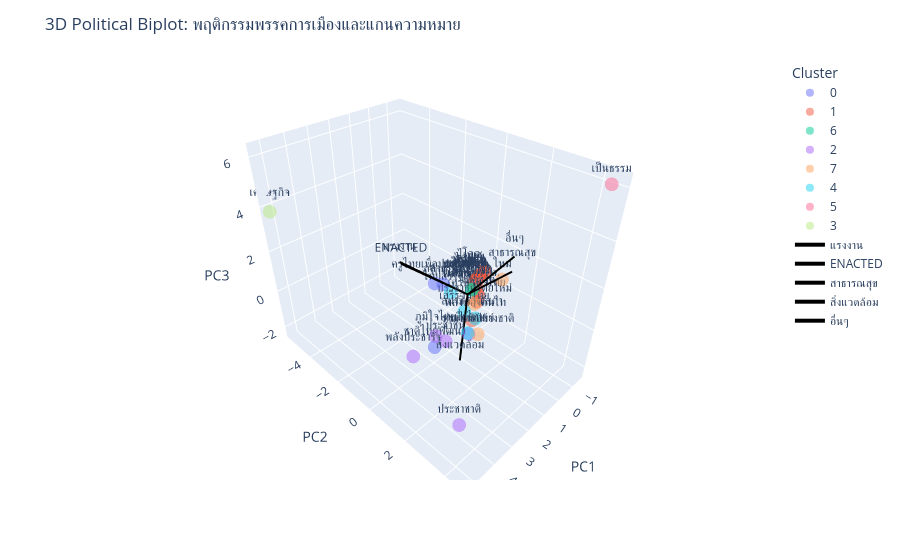

Write notebook code for a chart like this one.
### Code cell
import plotly.graph_objects as go

# สร้างกราฟพื้นฐาน (จุดของแต่ละพรรค)
fig = px.scatter_3d(viz_df, x='PC1', y='PC2', z='PC3', color='Cluster', text='Party', opacity=0.5)

# เพิ่มลูกศร (Vectors) บ่งบอกความหมายของ Feature (Loadings)
# เราจะเลือกเฉพาะ Feature สำคัญๆ มาโชว์เพื่อไม่ให้รกเกินไป
top_features = loadings.abs().sum(axis=1).sort_values(ascending=False).head(5).index

for feature in top_features:
    fig.add_trace(go.Scatter3d(
        x=[0, loadings.loc[feature, 'PC1'] * 5], # คูณ 5 เพื่อให้ลูกศรยาวขึ้นจนเห็นชัด
        y=[0, loadings.loc[feature, 'PC2'] * 5],
        z=[0, loadings.loc[feature, 'PC3'] * 5],
        mode='lines+text',
        name=feature,
        text=[None, feature],
        line=dict(color='black', width=4)
    ))

fig.update_layout(title="3D Political Biplot: พฤติกรรมพรรคการเมืองและแกนความหมาย")
fig.show()

### Figure 1 — Plotly figure (JSON) as saved in the notebook; plotly's stock layout.template omitted (floating-point values rounded to 4 significant figures)
{"data": [{"hovertemplate": "Cluster=0<br>PC1=%{x}<br>PC2=%{y}<br>PC3=%{z}<br>Party=%{text}<extra></extra>", "legendgroup": "0", "marker": {"color": "#636efa", "opacity": 0.5, "symbol": "circle"}, "mode": "markers+text", "name": "0", "scene": "scene", "showlegend": true, "text": ["กล้าธรรม", "ครูไทยเพื่อประชาชน", "ชาติไทยพัฒนา"], "type": "scatter3d", "x": [0.7251, 0.483, 2.383], "y": [-0.7433, -1.474, 0.4037], "z": [0.5312, 0.0555, -1.127]}, {"hovertemplate": "Cluster=1<br>PC1=%{x}<br>PC2=%{y}<br>PC3=%{z}<br>Party=%{text}<extra></extra>", "legendgroup": "1", "marker": {"color": "#EF553B", "opacity": 0.5, "symbol": "circle"}, "mode": "markers+text", "name": "1", "scene": "scene", "showlegend": true, "text": ["ชาติพัฒนา", "ประชาธรรมไทย", "ประชานิยม", "ประชาภิวัฒน์", "พลังชาติไทย", "พลังปวงชนไทย", "พลังสังคมใหม่", "พลังไทยรักไทย", "พลเมืองไทย", "รวมพลัง", "รวมแผ่นดิน", "รักษ์ผืนป่าประเทศไทย", "สมาชิกวุฒิสภา", "เพื่อชาติ", "เศรษฐกิจใหม่", "เศรษฐกิจไทย", "โอกาสไทย", "ไทยก้าวหน้า", "ไทยรวมไทย", "ไทยศรีวิไลย์", "ไทรักธรรม"], "type": "scatter3d", "x": [-0.94, -1.088, -0.9854, -1.271, -1.272, -1.099, -1.153, -1.15, -1.119, -1.207, -1.379, -0.9364, 0.03305, -0.7308, -0.7995, -0.5309, -1.533, -1.308, -1.15, -1.475, -1.201], "y": [-0.374, -0.4745, -0.501, -0.4268, -0.4265, -0.4715, -0.4575, -0.4584, -0.4664, -0.3959, -0.3988, -0.2932, 0.3412, -0.004841, -0.1361, 0.08309, -0.359, -0.4172, -0.4584, -0.3739, -0.4452], "z": [-0.2249, -0.07827, -0.1719, 0.09025, 0.0912, -0.06766, -0.01823, -0.02143, -0.04959, 0.02764, 0.1892, -0.235, -1.197, -0.4516, -0.3764, -0.6463, 0.3297, 0.1241, -0.02143, 0.2771, 0.02527]}, {"hovertemplate": "Cluster=6<br>PC1=%{x}<br>PC2=%{y}<br>PC3=%{z}<br>Party=%{text}<extra></extra>", "legendgroup": "6", "marker": {"color": "#00cc96", "opacity": 0.5, "symbol": "circle"}, "mode": "markers+text", "name": "6", "scene": "scene", "showlegend": true, "text": ["ท้องที่ไทย", "พลังธรรมใหม่"], "type": "scatter3d", "x": [-1.035, -1.039], "y": [-0.6359, -0.6348], "z": [-0.6505, -0.6466]}, {"hovertemplate": "Cluster=2<br>PC1=%{x}<br>PC2=%{y}<br>PC3=%{z}<br>Party=%{text}<extra></extra>", "legendgroup": "2", "marker": {"color": "#ab63fa", "opacity": 0.5, "symbol": "circle"}, "mode": "markers+text", "name": "2", "scene": "scene", "showlegend": true, "text": ["ประชาชน", "ประชาชาติ", "ประชาธิปัตย์", "พลังประชารัฐ", "ภูมิใจไทย"], "type": "scatter3d", "x": [2.128, 3.778, 1.492, 4.057, 2.612], "y": [0.7496, 3.04, 1.385, 0.9411, 0.6667], "z": [-0.7457, -2.321, -0.3674, -0.09009, -0.2165]}, {"hovertemplate": "Cluster=7<br>PC1=%{x}<br>PC2=%{y}<br>PC3=%{z}<br>Party=%{text}<extra></extra>", "legendgroup": "7", "marker": {"color": "#FFA15A", "opacity": 0.5, "symbol": "circle"}, "mode": "markers+text", "name": "7", "scene": "scene", "showlegend": true, "text": ["ประชาธิปไตยใหม่", "รวมไทยสร้างชาติ", "ใหม่"], "type": "scatter3d", "x": [0.1102, 1.322, -0.0123], "y": [0.473, 1.694, 1.631], "z": [-0.1747, -0.2877, 1.623]}, {"hovertemplate": "Cluster=4<br>PC1=%{x}<br>PC2=%{y}<br>PC3=%{z}<br>Party=%{text}<extra></extra>", "legendgroup": "4", "marker": {"color": "#19d3f3", "opacity": 0.5, "symbol": "circle"}, "mode": "markers+text", "name": "4", "scene": "scene", "showlegend": true, "text": ["พลังท้องถิ่นไท", "เพื่อไทย", "เสรีรวมไทย", "ไทยสร้างไทย"], "type": "scatter3d", "x": [0.0002232, 1.214, -0.009482, -0.1454], "y": [0.486, 1.099, -0.1444, -1.092], "z": [-1.02, -0.6796, -1.015, -0.5591]}, {"hovertemplate": "Cluster=5<br>PC1=%{x}<br>PC2=%{y}<br>PC3=%{z}<br>Party=%{text}<extra></extra>", "legendgroup": "5", "marker": {"color": "#FF6692", "opacity": 0.5, "symbol": "circle"}, "mode": "markers+text", "name": "5", "scene": "scene", "showlegend": true, "text": ["เป็นธรรม"], "type": "scatter3d", "x": [-1.075], "y": [4.577], "z": [6.244]}, {"hovertemplate": "Cluster=3<br>PC1=%{x}<br>PC2=%{y}<br>PC3=%{z}<br>Party=%{text}<extra></extra>", "legendgroup": "3", "marker": {"color": "#B6E880", "opacity": 0.5, "symbol": "circle"}, "mode": "markers+text", "name": "3", "scene": "scene", "showlegend": true, "text": ["เศรษฐกิจ"], "type": "scatter3d", "x": [5.307], "y": [-5.505], "z": [3.852]}, {"line": {"color": "black", "width": 4}, "mode": "lines+text", "name": "แรงงาน", "text": [null, "แรงงาน"], "type": "scatter3d", "x": [0, 1.971], "y": [0, -1.984], "z": [0, 1.635]}, {"line": {"color": "black", "width": 4}, "mode": "lines+text", "name": "ENACTED", "text": [null, "ENACTED"], "type": "scatter3d", "x": [0, 1.985], "y": [0, -1.893], "z": [0, 1.603]}, {"line": {"color": "black", "width": 4}, "mode": "lines+text", "name": "สาธารณสุข", "text": [null, "สาธารณสุข"], "type": "scatter3d", "x": [0, 0.39], "y": [0, 2.316], "z": [0, 2.528]}, {"line": {"color": "black", "width": 4}, "mode": "lines+text", "name": "สิ่งแวดล้อม", "text": [null, "สิ่งแวดล้อม"], "type": "scatter3d", "x": [0, 2.157], "y": [0, 1.564], "z": [0, -1.213]}, {"line": {"color": "black", "width": 4}, "mode": "lines+text", "name": "อื่นๆ", "text": [null, "อื่นๆ"], "type": "scatter3d", "x": [0, -0.1714], "y": [0, 1.969], "z": [0, 2.753]}], "layout": {"legend": {"title": {"text": "Cluster"}, "tracegroupgap": 0}, "margin": {"t": 60}, "scene": {"domain": {"x": [0, 1], "y": [0, 1]}, "xaxis": {"title": {"text": "PC1"}}, "yaxis": {"title": {"text": "PC2"}}, "zaxis": {"title": {"text": "PC3"}}}, "title": {"text": "3D Political Biplot: พฤติกรรมพรรคการเมืองและแกนความหมาย"}}}
